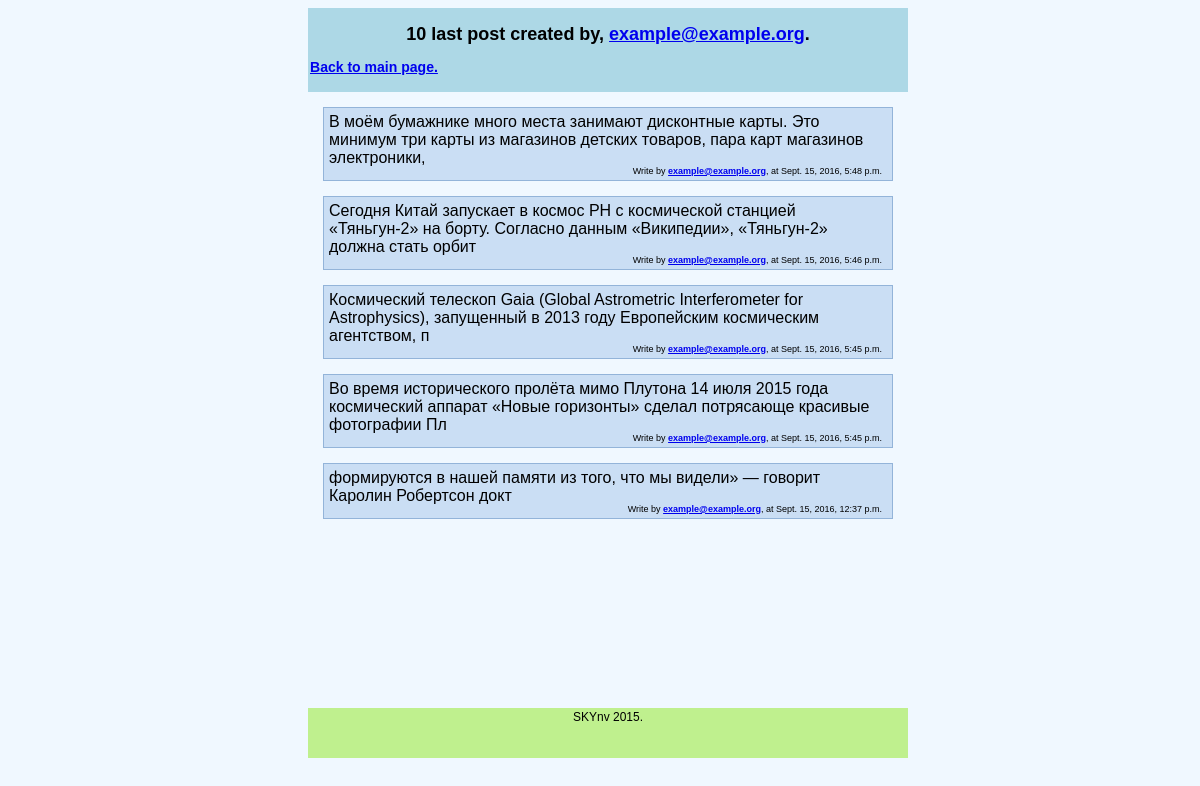
Page /example@example.org on the committed database.
### mblog/models.py (models this page shows, shortened)
class UserPost(models.Model):
    post_text = models.TextField(max_length=140)
    post_user = models.ForeignKey(User, null=True, related_name='+')
    post_date = models.DateTimeField()

### mblog/views.py (the view)
# urls.py: url(r'^(?P<user_name>[a-zA-Z0-9@.]+)', views.search),
def search(request, user_name):
    user = request.user
    try:
        post_autor = User.objects.get(username=user_name)
        user_posts = UserPost.objects.filter(post_user=post_autor)
        user_posts = user_posts.order_by('-post_date')[:10]
        return render(request, 'mblog/userposts.html', {'user_posts': user_posts, 'user': user, 'autor': post_autor})
    except User.DoesNotExist:
        return HttpResponseRedirect('/404')

### templates/mblog/userposts.html (shortened to what this page needs)
{% extends "mblog/base.html" %}
{% block header %}
    <div align="center"><h2>10 last post created by, <a href="{{ autor }}/profile">{{ autor }}</a>.</h2></div>
    <p><h3><a href="/">Back to main page.</a></h3></p>
{% endblock %}
{% block content %}
    {% for post in user_posts %}
        <div class="comment">
            {{ post.post_text }}
            <div class="info"> Write by <b><a href="/{{ post.post_user }}">{{ post.post_user }}</a></b>,
                at {{ post.post_date }} </div>
        </div>
    {% endfor %}
{% endblock %}

### rows in the picture
UserPost: post_text "В моём бумажнике много места занимают дисконтные карты. Это минимум три карты из магазинов детских товаров, пара карт магазинов электроники,", post_user "example@example.org", post_date "Sept. 15, 2016, 5:48 p.m."
UserPost: post_text "Сегодня Китай запускает в космос РН с космической станцией «Тяньгун-2» на борту. Согласно данным «Википедии», «Тяньгун-2» должна стать орбит", post_user "example@example.org", post_date "Sept. 15, 2016, 5:46 p.m."
UserPost: post_text "Космический телескоп Gaia (Global Astrometric Interferometer for Astrophysics), запущенный в 2013 году Европейским космическим агентством, п", post_user "example@example.org", post_date "Sept. 15, 2016, 5:45 p.m."
UserPost: post_text "Во время исторического пролёта мимо Плутона 14 июля 2015 года космический аппарат «Новые горизонты» сделал потрясающе красивые фотографии Пл", post_user "example@example.org", post_date "Sept. 15, 2016, 5:45 p.m."
UserPost: post_text "формируются в нашей памяти из того, что мы видели» — говорит Каролин Робертсон докт", post_user "example@example.org", post_date "Sept. 15, 2016, 12:37 p.m."

### other values in the picture
{{ autor }} "example@example.org"
